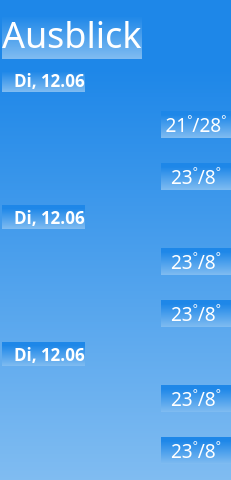
   <widget class="QFrame" name="forecast_frame">
    <property name="geometry">
     <rect>
      <x>0</x>
      <y>0</y>
      <width>231</width>
      <height>480</height>
     </rect>
    </property>
    <property name="sizePolicy">
     <sizepolicy hsizetype="Fixed" vsizetype="Fixed">
      <horstretch>0</horstretch>
      <verstretch>0</verstretch>
     </sizepolicy>
    </property>
    <property name="minimumSize">
     <size>
      <width>231</width>
      <height>480</height>
     </size>
    </property>
    <property name="maximumSize">
     <size>
      <width>231</width>
      <height>480</height>
     </size>
    </property>
    <property name="baseSize">
     <size>
      <width>281</width>
      <height>481</height>
     </size>
    </property>
    <property name="layoutDirection">
     <enum>Qt::LeftToRight</enum>
    </property>
    <property name="styleSheet">
     <string notr="true">background-color:qlineargradient(spread:pad, x1:1, y1:0, x2:1, y2:1, stop:0.146067 rgba(30, 135, 232, 255), stop:1 rgba(128, 188, 241, 255))</string>
    </property>
    <property name="frameShape">
     <enum>QFrame::StyledPanel</enum>
    </property>
    <property name="frameShadow">
     <enum>QFrame::Raised</enum>
    </property>
    <widget class="QWidget" name="gridLayoutWidget_3">
     <property name="geometry">
      <rect>
       <x>0</x>
       <y>0</y>
       <width>231</width>
       <height>481</height>
      </rect>
     </property>
     <layout class="QGridLayout" name="forecast_grid" rowstretch="0,0,0,0,0,0,0,0,0,0" columnstretch="0,0,0,0" columnminimumwidth="0,95,0,0">
      <property name="sizeConstraint">
       <enum>QLayout::SetDefaultConstraint</enum>
      </property>
      <property name="leftMargin">
       <number>2</number>
      </property>
      <property name="topMargin">
       <number>0</number>
      </property>
      <property name="rightMargin">
       <number>0</number>
      </property>
      <property name="bottomMargin">
       <number>0</number>
      </property>
      <property name="horizontalSpacing">
       <number>4</number>
      </property>
      <property name="verticalSpacing">
       <number>0</number>
      </property>
      <item row="2" column="3">
       <widget class="QLabel" name="forecast_d1_day_temps_value">
        <property name="sizePolicy">
         <sizepolicy hsizetype="Fixed" vsizetype="Fixed">
          <horstretch>0</horstretch>
          <verstretch>0</verstretch>
         </sizepolicy>
        </property>
        <property name="minimumSize">
         <size>
          <width>70</width>
          <height>0</height>
         </size>
        </property>
        <property name="font">
         <font>
          <family>Weather Icons</family>
          <pointsize>14</pointsize>
          <weight>50</weight>
          <bold>false</bold>
          <kerning>true</kerning>
         </font>
        </property>
        <property name="layoutDirection">
         <enum>Qt::RightToLeft</enum>
        </property>
        <property name="autoFillBackground">
         <bool>false</bool>
        </property>
        <property name="styleSheet">
         <string notr="true">QLabel{background-color: rgba(255, 255, 255, 0);}\n</string>
        </property>
        <property name="frameShape">
         <enum>QFrame::NoFrame</enum>
        </property>
        <property name="frameShadow">
         <enum>QFrame::Sunken</enum>
        </property>
        <property name="text">
         <string notr="true">&lt;html&gt;&lt;head/&gt;&lt;body&gt;&lt;p align=&quot;center&quot;&gt;&lt;span style=&quot; color:#ffffff;&quot;&gt;21&lt;/span&gt;&lt;span style=&quot; color:#ffffff; vertical-align:super;&quot;&gt;°&lt;/span&gt;&lt;span style=&quot;color:#ffffff;&quot;&gt;/&lt;/span&gt;&lt;span style=&quot; color:#ffffff;&quot;&gt;28&lt;/span&gt;&lt;span style=&quot; color:#ffffff; vertical-align:super;&quot;&gt;°&lt;/span&gt;&lt;/p&gt;&lt;/body&gt;&lt;/html&gt;</string>
        </property>
        <property name="textFormat">
         <enum>Qt::AutoText</enum>
        </property>
        <property name="scaledContents">
         <bool>false</bool>
        </property>
        <property name="alignment">
         <set>Qt::AlignCenter</set>
        </property>
        <property name="indent">
         <number>-1</number>
        </property>
       </widget>
      </item>
      <item row="5" column="3">
       <widget class="QLabel" name="forecast_d2_day_temps_value">
        <property name="sizePolicy">
         <sizepolicy hsizetype="Fixed" vsizetype="Fixed">
          <horstretch>0</horstretch>
          <verstretch>0</verstretch>
         </sizepolicy>
        </property>
        <property name="minimumSize">
         <size>
          <width>70</width>
          <height>0</height>
         </size>
        </property>
        <property name="font">
         <font>
          <family>Weather Icons</family>
          <pointsize>14</pointsize>
          <weight>50</weight>
          <bold>false</bold>
          <kerning>true</kerning>
         </font>
        </property>
        <property name="layoutDirection">
         <enum>Qt::RightToLeft</enum>
        </property>
        <property name="autoFillBackground">
         <bool>false</bool>
        </property>
        <property name="styleSheet">
         <string notr="true">QLabel{background-color: rgba(255, 255, 255, 0);}\n</string>
        </property>
        <property name="frameShape">
         <enum>QFrame::NoFrame</enum>
        </property>
        <property name="frameShadow">
         <enum>QFrame::Sunken</enum>
        </property>
        <property name="text">
         <string notr="true">&lt;html&gt;&lt;head/&gt;&lt;body&gt;&lt;p align=&quot;center&quot;&gt;&lt;span style=&quot; color:#ffffff;&quot;&gt;23&lt;/span&gt;&lt;span style=&quot; color:#ffffff; vertical-align:super;&quot;&gt;°&lt;/span&gt;&lt;span style=&quot;color:#ffffff;&quot;&gt;/&lt;/span&gt;&lt;span style=&quot; color:#ffffff;&quot;&gt;8&lt;/span&gt;&lt;span style=&quot; color:#ffffff; vertical-align:super;&quot;&gt;°&lt;/span&gt;&lt;/p&gt;&lt;/body&gt;&lt;/html&gt;</string>
        </property>
        <property name="textFormat">
         <enum>Qt::AutoText</enum>
        </property>
        <property name="scaledContents">
         <bool>false</bool>
        </property>
        <property name="alignment">
         <set>Qt::AlignRight|Qt::AlignTrailing|Qt::AlignVCenter</set>
        </property>
       </widget>
      </item>
      <item row="7" column="0" colspan="4">
       <widget class="QLabel" name="forecast_d3_title">
        <property name="sizePolicy">
         <sizepolicy hsizetype="Fixed" vsizetype="Fixed">
          <horstretch>0</horstretch>
          <verstretch>0</verstretch>
         </sizepolicy>
        </property>
        <property name="minimumSize">
         <size>
          <width>0</width>
          <height>0</height>
         </size>
        </property>
        <property name="font">
         <font>
          <family>Weather Icons</family>
          <pointsize>13</pointsize>
          <weight>75</weight>
          <bold>true</bold>
          <kerning>true</kerning>
         </font>
        </property>
        <property name="autoFillBackground">
         <bool>false</bool>
        </property>
        <property name="styleSheet">
         <string notr="true">QLabel{background-color: rgba(255, 255, 255, 0);}\n</string>
        </property>
        <property name="text">
         <string notr="true">&lt;html&gt;&lt;head/&gt;&lt;body&gt;&lt;p&gt;&lt;span style=&quot; color:#ffffff;&quot;&gt;Di, 12.06&lt;/span&gt;&lt;/p&gt;&lt;/body&gt;&lt;/html&gt;</string>
        </property>
        <property name="textFormat">
         <enum>Qt::AutoText</enum>
        </property>
        <property name="scaledContents">
         <bool>false</bool>
        </property>
        <property name="indent">
         <number>12</number>
        </property>
       </widget>
      </item>
      <item row="5" column="1" rowspan="2">
       <widget class="ClickableLabel" name="forecast_d2_icon">
        <property name="sizePolicy">
         <sizepolicy hsizetype="Fixed" vsizetype="Fixed">
          <horstretch>1</horstretch>
          <verstretch>1</verstretch>
         </sizepolicy>
        </property>
        <property name="minimumSize">
         <size>
          <width>86</width>
          <height>86</height>
         </size>
        </property>
        <property name="maximumSize">
         <size>
          <width>512</width>
          <height>512</height>
         </size>
        </property>
        <property name="sizeIncrement">
         <size>
          <width>1</width>
          <height>1</height>
         </size>
        </property>
        <property name="accessibleName">
         <string notr="true"/>
        </property>
        <property name="accessibleDescription">
         <string notr="true"/>
        </property>
        <property name="styleSheet">
         <string notr="true">background-color:rgba(255, 255, 255, 0)</string>
        </property>
        <property name="frameShape">
         <enum>QFrame::NoFrame</enum>
        </property>
        <property name="frameShadow">
         <enum>QFrame::Sunken</enum>
        </property>
        <property name="text">
         <string/>
        </property>
        <property name="pixmap">
         <pixmap>../../../../../../../resources/weather_icons/wi-day-light-wind.svg</pixmap>
        </property>
        <property name="scaledContents">
         <bool>false</bool>
        </property>
        <property name="alignment">
         <set>Qt::AlignCenter</set>
        </property>
        <property name="margin">
         <number>0</number>
        </property>
        <property name="indent">
         <number>-1</number>
        </property>
       </widget>
      </item>
      <item row="2" column="1" rowspan="2">
       <widget class="ClickableLabel" name="forecast_d1_icon">
        <property name="sizePolicy">
         <sizepolicy hsizetype="Fixed" vsizetype="Fixed">
          <horstretch>1</horstretch>
          <verstretch>1</verstretch>
         </sizepolicy>
        </property>
        <property name="minimumSize">
         <size>
          <width>86</width>
          <height>86</height>
         </size>
        </property>
        <property name="maximumSize">
         <size>
          <width>512</width>
          <height>512</height>
         </size>
        </property>
        <property name="sizeIncrement">
         <size>
          <width>1</width>
          <height>1</height>
         </size>
        </property>
        <property name="baseSize">
         <size>
          <width>128</width>
          <height>128</height>
         </size>
        </property>
        <property name="accessibleName">
         <string notr="true"/>
        </property>
        <property name="accessibleDescription">
         <string notr="true"/>
        </property>
        <property name="styleSheet">
         <string notr="true">background-color:rgba(255, 255, 255, 0)</string>
        </property>
        <property name="text">
         <string/>
        </property>
        <property name="pixmap">
         <pixmap>../../../../../../../resources/weather_icons/wi-cloudy.svg</pixmap>
        </property>
        <property name="scaledContents">
         <bool>false</bool>
        </property>
        <property name="alignment">
         <set>Qt::AlignCenter</set>
        </property>
       </widget>
      </item>
      <item row="3" column="2">
       <widget class="QLabel" name="forecast_d1_night_icon">
        <property name="sizePolicy">
         <sizepolicy hsizetype="Fixed" vsizetype="Fixed">
          <horstretch>1</horstretch>
          <verstretch>1</verstretch>
         </sizepolicy>
        </property>
        <property name="minimumSize">
         <size>
          <width>8</width>
          <height>8</height>
         </size>
        </property>
        <property name="maximumSize">
         <size>
          <width>512</width>
          <height>512</height>
         </size>
        </property>
        <property name="layoutDirection">
         <enum>Qt::RightToLeft</enum>
        </property>
        <property name="styleSheet">
         <string notr="true">background-color:rgba(255, 255, 255, 0)</string>
        </property>
        <property name="frameShape">
         <enum>QFrame::NoFrame</enum>
        </property>
        <property name="frameShadow">
         <enum>QFrame::Sunken</enum>
        </property>
        <property name="text">
         <string/>
        </property>
        <property name="pixmap">
         <pixmap>../../../../../../../Users/resources/weather_icons/wi-night-clear.svg</pixmap>
        </property>
        <property name="scaledContents">
         <bool>false</bool>
        </property>
        <property name="alignment">
         <set>Qt::AlignCenter</set>
        </property>
        <property name="margin">
         <number>0</number>
        </property>
        <property name="indent">
         <number>-1</number>
        </property>
       </widget>
      </item>
      <item row="9" column="3">
       <widget class="QLabel" name="forecast_d3_night_temps_value">
        <property name="sizePolicy">
         <sizepolicy hsizetype="Fixed" vsizetype="Fixed">
          <horstretch>0</horstretch>
          <verstretch>0</verstretch>
         </sizepolicy>
        </property>
        <property name="minimumSize">
         <size>
          <width>70</width>
          <height>0</height>
         </size>
        </property>
        <property name="font">
         <font>
          <family>Weather Icons</family>
          <pointsize>14</pointsize>
          <weight>50</weight>
          <bold>false</bold>
          <kerning>true</kerning>
         </font>
        </property>
        <property name="layoutDirection">
         <enum>Qt::RightToLeft</enum>
        </property>
        <property name="autoFillBackground">
         <bool>false</bool>
        </property>
        <property name="styleSheet">
         <string notr="true">QLabel{background-color: rgba(255, 255, 255, 0);}\n</string>
        </property>
        <property name="frameShape">
         <enum>QFrame::NoFrame</enum>
        </property>
        <property name="frameShadow">
         <enum>QFrame::Sunken</enum>
        </property>
        <property name="text">
         <string notr="true">&lt;html&gt;&lt;head/&gt;&lt;body&gt;&lt;p align=&quot;center&quot;&gt;&lt;span style=&quot; color:#ffffff;&quot;&gt;23&lt;/span&gt;&lt;span style=&quot; color:#ffffff; vertical-align:super;&quot;&gt;°&lt;/span&gt;&lt;span style=&quot;color:#ffffff;&quot;&gt;/&lt;/span&gt;&lt;span style=&quot; color:#ffffff;&quot;&gt;8&lt;/span&gt;&lt;span style=&quot; color:#ffffff; vertical-align:super;&quot;&gt;°&lt;/span&gt;&lt;/p&gt;&lt;/body&gt;&lt;/html&gt;</string>
        </property>
        <property name="textFormat">
         <enum>Qt::AutoText</enum>
        </property>
        <property name="scaledContents">
         <bool>false</bool>
        </property>
        <property name="alignment">
         <set>Qt::AlignRight|Qt::AlignTrailing|Qt::AlignVCenter</set>
        </property>
       </widget>
      </item>
      <item row="2" column="2">
       <widget class="QLabel" name="forecast_d1_day_icon">
        <property name="sizePolicy">
         <sizepolicy hsizetype="Fixed" vsizetype="Fixed">
          <horstretch>1</horstretch>
          <verstretch>1</verstretch>
         </sizepolicy>
        </property>
        <property name="minimumSize">
         <size>
          <width>8</width>
          <height>8</height>
         </size>
        </property>
        <property name="maximumSize">
         <size>
          <width>512</width>
          <height>512</height>
         </size>
        </property>
        <property name="sizeIncrement">
         <size>
          <width>1</width>
          <height>1</height>
         </size>
        </property>
        <property name="layoutDirection">
         <enum>Qt::RightToLeft</enum>
        </property>
        <property name="styleSheet">
         <string notr="true">background-color:rgba(255, 255, 255, 0)</string>
        </property>
        <property name="frameShape">
         <enum>QFrame::NoFrame</enum>
        </property>
        <property name="frameShadow">
         <enum>QFrame::Sunken</enum>
        </property>
        <property name="text">
         <string/>
        </property>
        <property name="pixmap">
         <pixmap>../../../../../../../Users/resources/weather_icons/wi-day-sunny.svg</pixmap>
        </property>
        <property name="scaledContents">
         <bool>false</bool>
        </property>
        <property name="alignment">
         <set>Qt::AlignCenter</set>
        </property>
        <property name="margin">
         <number>0</number>
        </property>
        <property name="indent">
         <number>-1</number>
        </property>
       </widget>
      </item>
      <item row="8" column="3">
       <widget class="QLabel" name="forecast_d3_day_temps_value">
        <property name="sizePolicy">
         <sizepolicy hsizetype="Fixed" vsizetype="Fixed">
          <horstretch>0</horstretch>
          <verstretch>0</verstretch>
         </sizepolicy>
        </property>
        <property name="minimumSize">
         <size>
          <width>70</width>
          <height>0</height>
         </size>
        </property>
        <property name="font">
         <font>
          <family>Weather Icons</family>
          <pointsize>14</pointsize>
          <weight>50</weight>
          <bold>false</bold>
          <kerning>true</kerning>
         </font>
        </property>
        <property name="layoutDirection">
         <enum>Qt::RightToLeft</enum>
        </property>
        <property name="autoFillBackground">
         <bool>false</bool>
        </property>
        <property name="styleSheet">
         <string notr="true">QLabel{background-color: rgba(255, 255, 255, 0);}\n</string>
        </property>
        <property name="frameShape">
         <enum>QFrame::NoFrame</enum>
        </property>
        <property name="frameShadow">
         <enum>QFrame::Sunken</enum>
        </property>
        <property name="text">
         <string notr="true">&lt;html&gt;&lt;head/&gt;&lt;body&gt;&lt;p align=&quot;center&quot;&gt;&lt;span style=&quot; color:#ffffff;&quot;&gt;23&lt;/span&gt;&lt;span style=&quot; color:#ffffff; vertical-align:super;&quot;&gt;°&lt;/span&gt;&lt;span style=&quot;color:#ffffff;&quot;&gt;/&lt;/span&gt;&lt;span style=&quot; color:#ffffff;&quot;&gt;8&lt;/span&gt;&lt;span style=&quot; color:#ffffff; vertical-align:super;&quot;&gt;°&lt;/span&gt;&lt;/p&gt;&lt;/body&gt;&lt;/html&gt;</string>
        </property>
        <property name="textFormat">
         <enum>Qt::AutoText</enum>
        </property>
        <property name="scaledContents">
         <bool>false</bool>
        </property>
        <property name="alignment">
         <set>Qt::AlignRight|Qt::AlignTrailing|Qt::AlignVCenter</set>
        </property>
       </widget>
      </item>
      <item row="8" column="2">
       <widget class="QLabel" name="forecast_d3_day_icon">
        <property name="sizePolicy">
         <sizepolicy hsizetype="Fixed" vsizetype="Fixed">
          <horstretch>1</horstretch>
          <verstretch>1</verstretch>
         </sizepolicy>
        </property>
        <property name="minimumSize">
         <size>
          <width>8</width>
          <height>8</height>
         </size>
        </property>
        <property name="maximumSize">
         <size>
          <width>512</width>
          <height>512</height>
         </size>
        </property>
        <property name="layoutDirection">
         <enum>Qt::RightToLeft</enum>
        </property>
        <property name="styleSheet">
         <string notr="true">background-color:rgba(255, 255, 255, 0)</string>
        </property>
        <property name="frameShape">
         <enum>QFrame::NoFrame</enum>
        </property>
        <property name="frameShadow">
         <enum>QFrame::Sunken</enum>
        </property>
        <property name="text">
         <string/>
        </property>
        <property name="pixmap">
         <pixmap>../../../../../../../Users/resources/weather_icons/wi-day-sunny.svg</pixmap>
        </property>
        <property name="scaledContents">
         <bool>false</bool>
        </property>
        <property name="alignment">
         <set>Qt::AlignCenter</set>
        </property>
        <property name="margin">
         <number>0</number>
        </property>
        <property name="indent">
         <number>-1</number>
        </property>
       </widget>
      </item>
      <item row="5" column="2">
       <widget class="QLabel" name="forecast_d2_day_icon">
        <property name="sizePolicy">
         <sizepolicy hsizetype="Fixed" vsizetype="Fixed">
          <horstretch>1</horstretch>
          <verstretch>1</verstretch>
         </sizepolicy>
        </property>
        <property name="minimumSize">
         <size>
          <width>8</width>
          <height>8</height>
         </size>
        </property>
        <property name="maximumSize">
         <size>
          <width>512</width>
          <height>512</height>
         </size>
        </property>
        <property name="sizeIncrement">
         <size>
          <width>1</width>
          <height>1</height>
         </size>
        </property>
        <property name="layoutDirection">
         <enum>Qt::RightToLeft</enum>
        </property>
        <property name="styleSheet">
         <string notr="true">background-color:rgba(255, 255, 255, 0)</string>
        </property>
        <property name="frameShape">
         <enum>QFrame::NoFrame</enum>
        </property>
        <property name="frameShadow">
         <enum>QFrame::Sunken</enum>
        </property>
        <property name="text">
         <string/>
        </property>
        <property name="pixmap">
         <pixmap>../../../../../../../Users/resources/weather_icons/wi-day-sunny.svg</pixmap>
        </property>
        <property name="scaledContents">
         <bool>false</bool>
        </property>
        <property name="alignment">
         <set>Qt::AlignCenter</set>
        </property>
        <property name="margin">
         <number>0</number>
        </property>
        <property name="indent">
         <number>-1</number>
        </property>
       </widget>
      </item>
      <item row="6" column="2">
       <widget class="QLabel" name="forecast_d2_night_icon">
        <property name="sizePolicy">
         <sizepolicy hsizetype="Fixed" vsizetype="Fixed">
          <horstretch>1</horstretch>
          <verstretch>1</verstretch>
         </sizepolicy>
        </property>
        <property name="minimumSize">
         <size>
          <width>8</width>
          <height>8</height>
         </size>
        </property>
        <property name="maximumSize">
         <size>
          <width>512</width>
          <height>512</height>
         </size>
        </property>
        <property name="layoutDirection">
         <enum>Qt::RightToLeft</enum>
        </property>
        <property name="styleSheet">
         <string notr="true">background-color:rgba(255, 255, 255, 0)</string>
        </property>
        <property name="frameShape">
         <enum>QFrame::NoFrame</enum>
        </property>
        <property name="frameShadow">
         <enum>QFrame::Sunken</enum>
        </property>
        <property name="text">
         <string/>
        </property>
        <property name="pixmap">
         <pixmap>../../../../../../../Users/resources/weather_icons/wi-night-clear.svg</pixmap>
        </property>
        <property name="scaledContents">
         <bool>false</bool>
        </property>
        <property name="alignment">
         <set>Qt::AlignCenter</set>
        </property>
        <property name="margin">
         <number>0</number>
        </property>
        <property name="indent">
         <number>-1</number>
        </property>
       </widget>
      </item>
      <item row="4" column="0" colspan="4">
       <widget class="QLabel" name="forecast_d2_title">
        <property name="sizePolicy">
         <sizepolicy hsizetype="Fixed" vsizetype="Fixed">
          <horstretch>0</horstretch>
          <verstretch>0</verstretch>
         </sizepolicy>
        </property>
        <property name="font">
         <font>
          <family>Weather Icons</family>
          <pointsize>13</pointsize>
          <weight>75</weight>
          <bold>true</bold>
          <kerning>true</kerning>
         </font>
        </property>
        <property name="autoFillBackground">
         <bool>false</bool>
        </property>
        <property name="styleSheet">
         <string notr="true">QLabel{background-color: rgba(255, 255, 255, 0);}\n</string>
        </property>
        <property name="text">
         <string notr="true">&lt;html&gt;&lt;head/&gt;&lt;body&gt;&lt;p&gt;&lt;span style=&quot; color:#ffffff;&quot;&gt;Di, 12.06&lt;/span&gt;&lt;/p&gt;&lt;/body&gt;&lt;/html&gt;</string>
        </property>
        <property name="textFormat">
         <enum>Qt::AutoText</enum>
        </property>
        <property name="scaledContents">
         <bool>false</bool>
        </property>
        <property name="indent">
         <number>12</number>
        </property>
       </widget>
      </item>
      <item row="1" column="0" colspan="4">
       <widget class="QLabel" name="forecast_d1_title">
        <property name="sizePolicy">
         <sizepolicy hsizetype="Fixed" vsizetype="Fixed">
          <horstretch>0</horstretch>
          <verstretch>0</verstretch>
         </sizepolicy>
        </property>
        <property name="font">
         <font>
          <family>Weather Icons</family>
          <pointsize>13</pointsize>
          <weight>75</weight>
          <bold>true</bold>
          <kerning>true</kerning>
         </font>
        </property>
        <property name="autoFillBackground">
         <bool>false</bool>
        </property>
        <property name="styleSheet">
         <string notr="true">QLabel{background-color: rgba(255, 255, 255, 0);}\n</string>
        </property>
        <property name="text">
         <string notr="true">&lt;html&gt;&lt;head/&gt;&lt;body&gt;&lt;p&gt;&lt;span style=&quot; color:#ffffff;&quot;&gt;Di, 12.06&lt;/span&gt;&lt;/p&gt;&lt;/body&gt;&lt;/html&gt;</string>
        </property>
        <property name="textFormat">
         <enum>Qt::AutoText</enum>
        </property>
        <property name="scaledContents">
         <bool>false</bool>
        </property>
        <property name="indent">
         <number>12</number>
        </property>
       </widget>
      </item>
      <item row="8" column="1" rowspan="2">
       <widget class="ClickableLabel" name="forecast_d3_icon">
        <property name="sizePolicy">
         <sizepolicy hsizetype="Expanding" vsizetype="Expanding">
          <horstretch>1</horstretch>
          <verstretch>1</verstretch>
         </sizepolicy>
        </property>
        <property name="minimumSize">
         <size>
          <width>86</width>
          <height>86</height>
         </size>
        </property>
        <property name="maximumSize">
         <size>
          <width>512</width>
          <height>512</height>
         </size>
        </property>
        <property name="sizeIncrement">
         <size>
          <width>1</width>
          <height>1</height>
         </size>
        </property>
        <property name="accessibleName">
         <string notr="true"/>
        </property>
        <property name="accessibleDescription">
         <string notr="true"/>
        </property>
        <property name="styleSheet">
         <string notr="true">background-color:rgba(255, 255, 255, 0)</string>
        </property>
        <property name="text">
         <string/>
        </property>
        <property name="pixmap">
         <pixmap>../../../../../../../resources/weather_icons/wi-day-sunny_white.svg</pixmap>
        </property>
        <property name="scaledContents">
         <bool>false</bool>
        </property>
        <property name="alignment">
         <set>Qt::AlignCenter</set>
        </property>
       </widget>
      </item>
      <item row="0" column="0" colspan="4">
       <widget class="QLabel" name="forecast_title">
        <property name="sizePolicy">
         <sizepolicy hsizetype="Fixed" vsizetype="Fixed">
          <horstretch>0</horstretch>
          <verstretch>0</verstretch>
         </sizepolicy>
        </property>
        <property name="font">
         <font>
          <family>Weather Icons</family>
          <pointsize>27</pointsize>
          <weight>50</weight>
          <italic>false</italic>
          <bold>false</bold>
          <kerning>true</kerning>
         </font>
        </property>
        <property name="autoFillBackground">
         <bool>false</bool>
        </property>
        <property name="styleSheet">
         <string notr="true">QLabel{background-color: rgba(255, 255, 255, 0);}\n</string>
        </property>
        <property name="text">
         <string>&lt;html&gt;&lt;head/&gt;&lt;body&gt;&lt;p&gt;&lt;span style=&quot; color:#ffffff;&quot;&gt;Ausblick&lt;/span&gt;&lt;/p&gt;&lt;/body&gt;&lt;/html&gt;</string>
        </property>
        <property name="textFormat">
         <enum>Qt::AutoText</enum>
        </property>
        <property name="scaledContents">
         <bool>true</bool>
        </property>
        <property name="indent">
         <number>-3</number>
        </property>
       </widget>
      </item>
      <item row="6" column="3">
       <widget class="QLabel" name="forecast_d2_night_temps_value">
        <property name="sizePolicy">
         <sizepolicy hsizetype="Fixed" vsizetype="Fixed">
          <horstretch>0</horstretch>
          <verstretch>0</verstretch>
         </sizepolicy>
        </property>
        <property name="minimumSize">
         <size>
          <width>70</width>
          <height>0</height>
         </size>
        </property>
        <property name="font">
         <font>
          <family>Weather Icons</family>
          <pointsize>14</pointsize>
          <weight>50</weight>
          <bold>false</bold>
          <kerning>true</kerning>
         </font>
        </property>
        <property name="layoutDirection">
         <enum>Qt::RightToLeft</enum>
        </property>
        <property name="autoFillBackground">
         <bool>false</bool>
        </property>
        <property name="styleSheet">
         <string notr="true">QLabel{background-color: rgba(255, 255, 255, 0);}\n</string>
        </property>
        <property name="frameShape">
         <enum>QFrame::NoFrame</enum>
        </property>
        <property name="frameShadow">
         <enum>QFrame::Sunken</enum>
        </property>
        <property name="text">
         <string notr="true">&lt;html&gt;&lt;head/&gt;&lt;body&gt;&lt;p align=&quot;center&quot;&gt;&lt;span style=&quot; color:#ffffff;&quot;&gt;23&lt;/span&gt;&lt;span style=&quot; color:#ffffff; vertical-align:super;&quot;&gt;°&lt;/span&gt;&lt;span style=&quot;color:#ffffff;&quot;&gt;/&lt;/span&gt;&lt;span style=&quot; color:#ffffff;&quot;&gt;8&lt;/span&gt;&lt;span style=&quot; color:#ffffff; vertical-align:super;&quot;&gt;°&lt;/span&gt;&lt;/p&gt;&lt;/body&gt;&lt;/html&gt;</string>
        </property>
        <property name="textFormat">
         <enum>Qt::AutoText</enum>
        </property>
        <property name="scaledContents">
         <bool>false</bool>
        </property>
        <property name="alignment">
         <set>Qt::AlignRight|Qt::AlignTrailing|Qt::AlignVCenter</set>
        </property>
        <property name="margin">
         <number>0</number>
        </property>
       </widget>
      </item>
      <item row="3" column="3">
       <widget class="QLabel" name="forecast_d1_night_temps_value">
        <property name="sizePolicy">
         <sizepolicy hsizetype="Fixed" vsizetype="Fixed">
          <horstretch>0</horstretch>
          <verstretch>0</verstretch>
         </sizepolicy>
        </property>
        <property name="minimumSize">
         <size>
          <width>70</width>
          <height>0</height>
         </size>
        </property>
        <property name="font">
         <font>
          <family>Weather Icons</family>
          <pointsize>14</pointsize>
          <weight>50</weight>
          <bold>false</bold>
          <kerning>true</kerning>
         </font>
        </property>
        <property name="layoutDirection">
         <enum>Qt::RightToLeft</enum>
        </property>
        <property name="autoFillBackground">
         <bool>false</bool>
        </property>
        <property name="styleSheet">
         <string notr="true">QLabel{background-color: rgba(255, 255, 255, 0);}\n</string>
        </property>
        <property name="frameShape">
         <enum>QFrame::NoFrame</enum>
        </property>
        <property name="frameShadow">
         <enum>QFrame::Sunken</enum>
        </property>
        <property name="text">
         <string notr="true">&lt;html&gt;&lt;head/&gt;&lt;body&gt;&lt;p align=&quot;center&quot;&gt;&lt;span style=&quot; color:#ffffff;&quot;&gt;23&lt;/span&gt;&lt;span style=&quot; color:#ffffff; vertical-align:super;&quot;&gt;°&lt;/span&gt;&lt;span style=&quot;color:#ffffff;&quot;&gt;/&lt;/span&gt;&lt;span style=&quot; color:#ffffff;&quot;&gt;8&lt;/span&gt;&lt;span style=&quot; color:#ffffff; vertical-align:super;&quot;&gt;°&lt;/span&gt;&lt;/p&gt;&lt;/body&gt;&lt;/html&gt;</string>
        </property>
        <property name="textFormat">
         <enum>Qt::AutoText</enum>
        </property>
        <property name="scaledContents">
         <bool>false</bool>
        </property>
        <property name="alignment">
         <set>Qt::AlignCenter</set>
        </property>
        <property name="indent">
         <number>-1</number>
        </property>
       </widget>
      </item>
      <item row="9" column="2">
       <widget class="QLabel" name="forecast_d3_night_icon">
        <property name="sizePolicy">
         <sizepolicy hsizetype="Fixed" vsizetype="Fixed">
          <horstretch>1</horstretch>
          <verstretch>1</verstretch>
         </sizepolicy>
        </property>
        <property name="minimumSize">
         <size>
          <width>8</width>
          <height>8</height>
         </size>
        </property>
        <property name="maximumSize">
         <size>
          <width>512</width>
          <height>512</height>
         </size>
        </property>
        <property name="layoutDirection">
         <enum>Qt::RightToLeft</enum>
        </property>
        <property name="styleSheet">
         <string notr="true">background-color:rgba(255, 255, 255, 0)</string>
        </property>
        <property name="frameShape">
         <enum>QFrame::NoFrame</enum>
        </property>
        <property name="frameShadow">
         <enum>QFrame::Sunken</enum>
        </property>
        <property name="text">
         <string/>
        </property>
        <property name="pixmap">
         <pixmap>../../../../../../../Users/resources/weather_icons/wi-night-clear.svg</pixmap>
        </property>
        <property name="scaledContents">
         <bool>false</bool>
        </property>
        <property name="alignment">
         <set>Qt::AlignCenter</set>
        </property>
        <property name="margin">
         <number>0</number>
        </property>
        <property name="indent">
         <number>-1</number>
        </property>
       </widget>
      </item>
     </layout>
    </widget>
   </widget>
